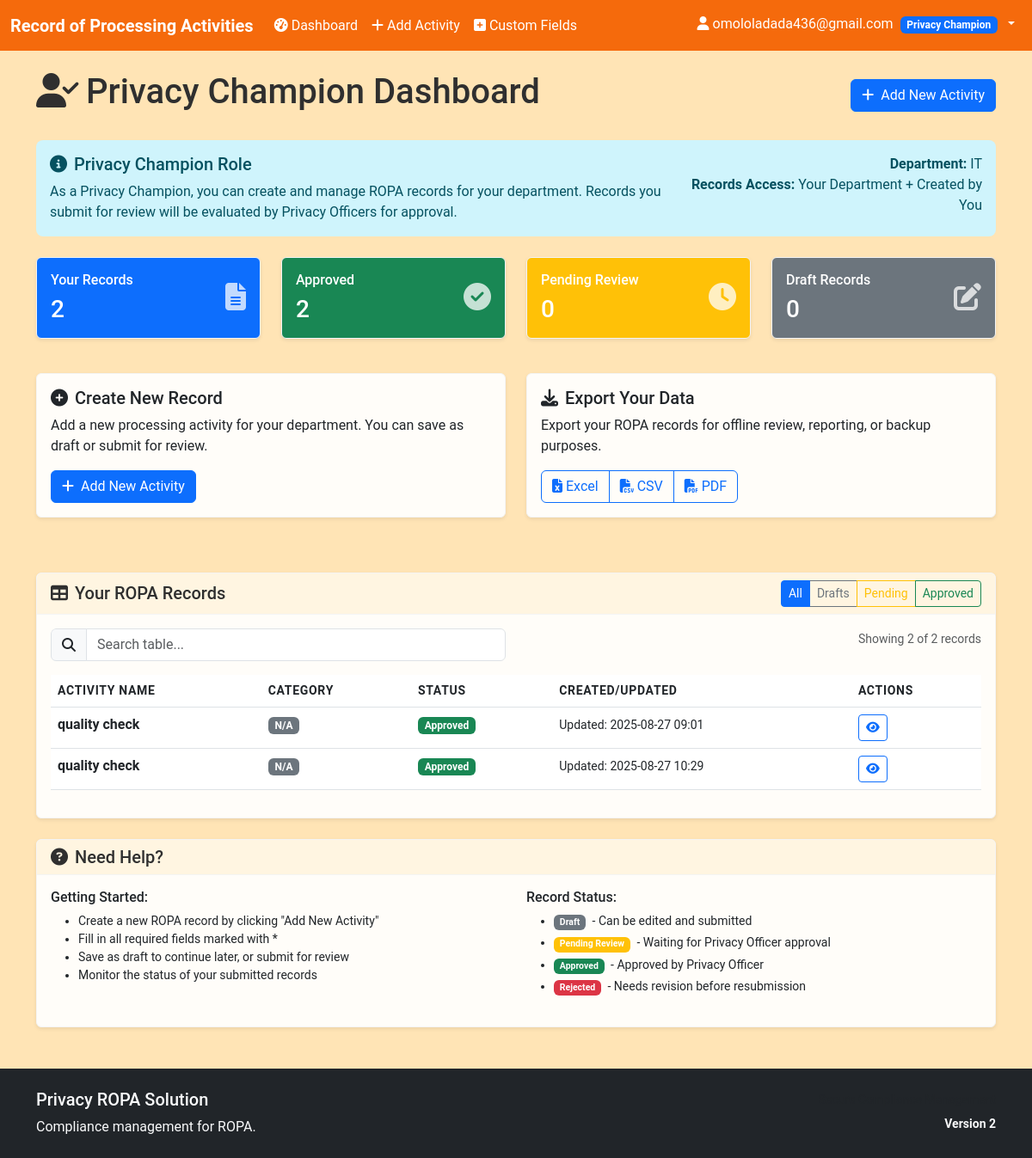
Before: /privacy-champion-dashboard (signed in) with the older database file.
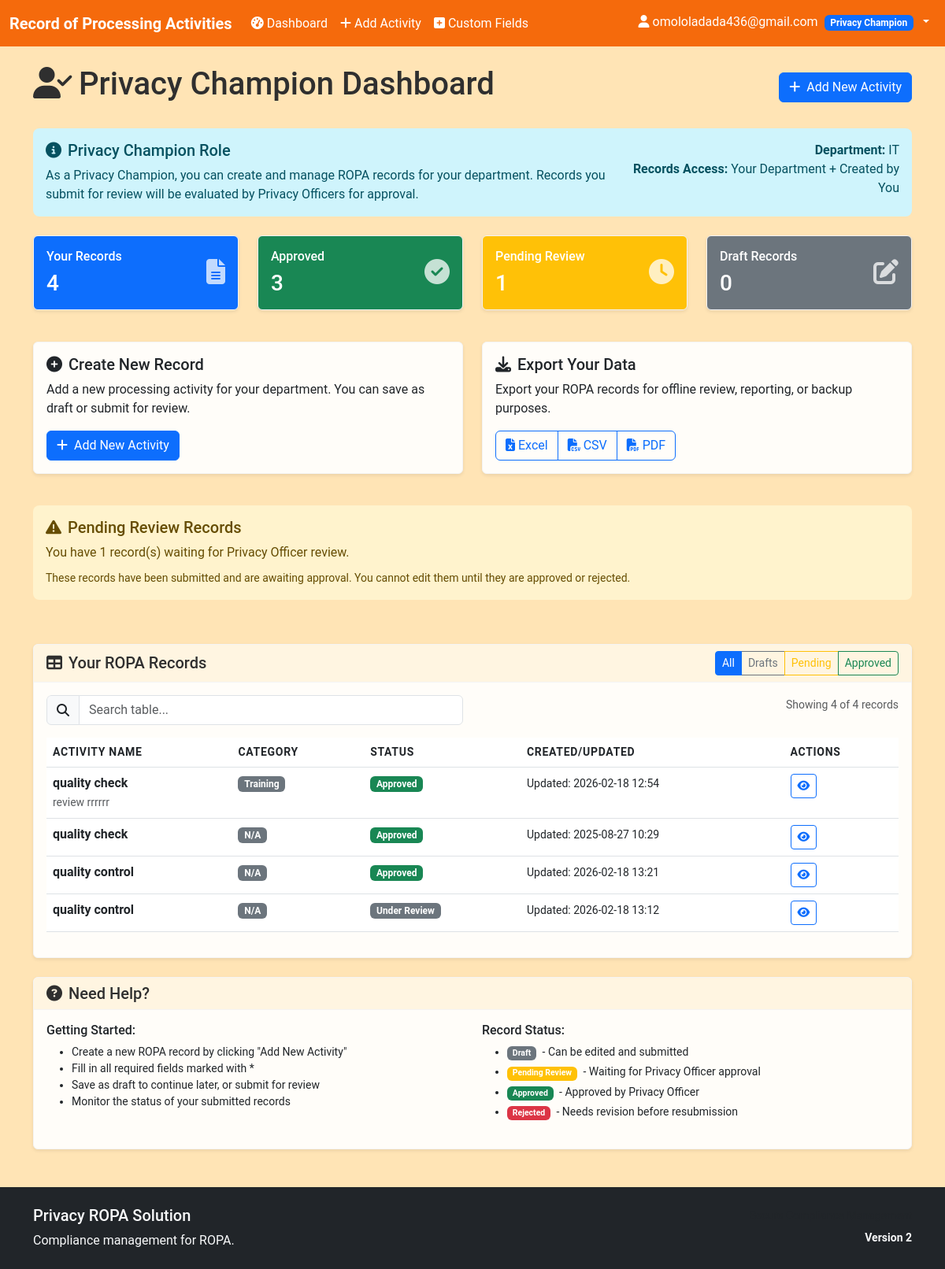
After: the same page with the newer database file.
### models.py (models this page shows)
class ROPARecord(db.Model):
    __tablename__ = 'ropa_records'
    __table_args__ = {'extend_existing': True}
    id = db.Column(Integer, primary_key=True)
    processing_activity_name = db.Column(String(200), nullable=False)
    category = db.Column(String(100))
    description = db.Column(Text)
    department_function = db.Column(String(100))
    controller_name = db.Column(String(200))
    controller_contact = db.Column(String(200))
    controller_address = db.Column(Text)
    dpo_name = db.Column(String(200))
    dpo_contact = db.Column(String(200))
    dpo_address = db.Column(Text)
    processor_name = db.Column(String(200))
    processor_contact = db.Column(String(200))
    processor_address = db.Column(Text)
    representative_name = db.Column(String(200))
    representative_contact = db.Column(String(200))
    representative_address = db.Column(Text)
    processing_purpose = db.Column(Text)
    legal_basis = db.Column(String(200))
    legitimate_interests = db.Column(Text)
    data_categories = db.Column(Text)
    special_categories = db.Column(Text)
    data_subjects = db.Column(Text)
    recipients = db.Column(Text)
    third_country_transfers = db.Column(Text)
    safeguards = db.Column(Text)
    retention_period = db.Column(String(100))
    deletion_procedures = db.Column(Text)
    security_measures = db.Column(Text)
    breach_likelihood = db.Column(String(50))
    breach_impact = db.Column(String(50))
    risk_level = db.Column(String(50))
    dpia_required = db.Column(Boolean, default=False)
    dpia_outcome = db.Column(Text)
    status = db.Column(String(50), default='Draft')
    created_by = db.Column(Integer, db.ForeignKey('users.id'), nullable=False)
    created_at = db.Column(DateTime, default=datetime.utcnow)
    updated_at = db.Column(DateTime, default=datetime.utcnow, onupdate=datetime.utcnow)
    reviewed_by = db.Column(Integer, db.ForeignKey('users.id'))
    reviewed_at = db.Column(DateTime)
    review_comments = db.Column(Text)

### app.py (the view)
@app.route('/privacy-champion-dashboard')
@login_required
def privacy_champion_dashboard():
    if current_user.role not in ['Privacy Champion', 'Privacy Officer']:
        abort(403)
    records = models.ROPARecord.query.filter_by(created_by=current_user.id).all()
    total_records = len(records)
    draft_records = len([r for r in records if r.status == 'Draft'])
    pending_records = len([r for r in records if r.status == 'Under Review'])
    approved_records = len([r for r in records if r.status == 'Approved'])
    return render_template('privacy_champion_dashboard.html',
                         records=records,
                         total_records=total_records,
                         draft_records=draft_records,
                         pending_records=pending_records,
                         approved_records=approved_records)

### app.py (called while the page is built)
@login_manager.user_loader
def load_user(user_id):
    return models.User.query.get(int(user_id))

### templates/privacy_champion_dashboard.html (shortened to what the changed rows need)
{% extends "base.html" %}
{% block content %}
<div class="d-flex justify-content-between align-items-center mb-4">
    <h1><i class="fas fa-user-check me-2"></i>Privacy Champion Dashboard</h1>
</div>
<div class="row mb-4">
    <div class="col-md-3 mb-3">
        <a href="#records-table" class="dashboard-card-clickable">
            <div class="card bg-primary text-white">
                <div class="card-body">
                    <div class="d-flex justify-content-between">
                        <div>
                            <h6 class="card-title">Your Records</h6>
                            <h3 class="mb-0">{{ total_records }}</h3>
                        </div>
                    </div>
                </div>
            </div>
        </a>
    </div>
    <div class="col-md-3 mb-3">
        <a href="javascript:void(0)" onclick="filterRecords('Approved')" class="dashboard-card-clickable">
            <div class="card bg-success text-white">
                <div class="card-body">
                    <div class="d-flex justify-content-between">
                        <div>
                            <h6 class="card-title">Approved</h6>
                            <h3 class="mb-0">{{ approved_records }}</h3>
                        </div>
                    </div>
                </div>
            </div>
        </a>
    </div>
    <div class="col-md-3 mb-3">
        <a href="javascript:void(0)" onclick="filterRecords('Pending Review')" class="dashboard-card-clickable">
            <div class="card bg-warning text-white">
                <div class="card-body">
                    <div class="d-flex justify-content-between">
                        <div>
                            <h6 class="card-title">Pending Review</h6>
                            <h3 class="mb-0">{{ pending_records }}</h3>
                        </div>
                    </div>
                </div>
            </div>
        </a>
    </div>
</div>
<div class="row mb-4">
    {% if pending_records > 0 %}
    <div class="col-md-12 mb-3">
        <div class="alert alert-warning">
            <h5 class="alert-heading">
                <i class="fas fa-exclamation-triangle me-2"></i>Pending Review Records
            </h5>
            <p class="mb-2">You have {{ pending_records }} record(s) waiting for Privacy Officer review.</p>
            <small>These records have been submitted and are awaiting approval. You cannot edit them until they are approved or rejected.</small>
        </div>
    </div>
    {% endif %}
</div>
<div class="card" id="records-table">
    <div class="card-body">
        {% if records %}
            <div class="table-responsive">
                <table class="table table-hover" id="ropaTable">
                    <thead>
                        <tr>
                            <th>Activity Name</th>
                            <th>Category</th>
                            <th>Status</th>
                            <th>Created/Updated</th>
                            <th>Actions</th>
                        </tr>
                    </thead>
                    <tbody>
                        {% for record in records %}
                        <tr data-status="{{ record.status }}">
                            <td>
                                <strong>{{ record.processing_activity_name }}</strong>
                                <br><small class="text-muted">{{ record.description[:80] }}{% if record.description|length > 80 %}...{% endif %}</small>
                            </td>
                            <td>
                                <span class="badge bg-secondary">{{ record.category or 'N/A' }}</span>
                            </td>
                            <td>
                                {% if record.status == 'Approved' %}
                                    <span class="badge bg-success">{{ record.status }}</span>
                                {% elif record.status == 'Pending Review' %}
                                    <span class="badge bg-warning">{{ record.status }}</span>
                                {% elif record.status == 'Rejected' %}
                                    <span class="badge bg-danger">{{ record.status }}</span>
                                {% else %}
                                    <span class="badge bg-secondary">{{ record.status }}</span>
                                {% endif %}
                            </td>
                            <td>
                                <small>
                                    {% if record.updated_at and record.updated_at != record.created_at %}
                                        Updated: {{ record.updated_at.strftime('%Y-%m-%d %H:%M') }}
                                    {% else %}
                                        Created: {{ record.created_at.strftime('%Y-%m-%d %H:%M') if record.created_at else 'N/A' }}
                                    {% endif %}
                                </small>
                            </td>
                            <td>
                                <div class="btn-group btn-group-sm" role="group">
                                    <a href="{{ url_for('view_activity', record_id=record.id) }}" class="btn btn-outline-primary" title="View">
                                        <i class="fas fa-eye"></i>
                                    </a>
                                </div>
                            </td>
                        </tr>
                        {% endfor %}
                    </tbody>
                </table>
            </div>
        {% endif %}
    </div>
</div>
{% endblock %}

Changed rows visible on the page:
changed ROPARecord: description (not shown) → "review rrrrrr"; category "N/A" → "Training"; updated_at "2025-08-27 09:01" → "2026-02-18 12:54"
added ROPARecord: processing_activity_name "quality control", category "N/A", status "Approved", updated_at "2026-02-18 13:21"
added ROPARecord: processing_activity_name "quality control", category "N/A", status "Under Review", updated_at "2026-02-18 13:12"
Other visible differences:
{{ total_records }}: "2" → "4"
{{ approved_records }}: "2" → "3"
{{ pending_records }}: "0" → "1"
{{ pending_records }}: (not shown) → "1"
text written by a page script: "Showing 2 of 2 records" → "Showing 4 of 4 records"
text now shown: "Pending Review Records You have record(s) waiting for Privacy Officer review. These records have been submitted and are awaiting approval. You cannot edit them until they are approved or rejected."
